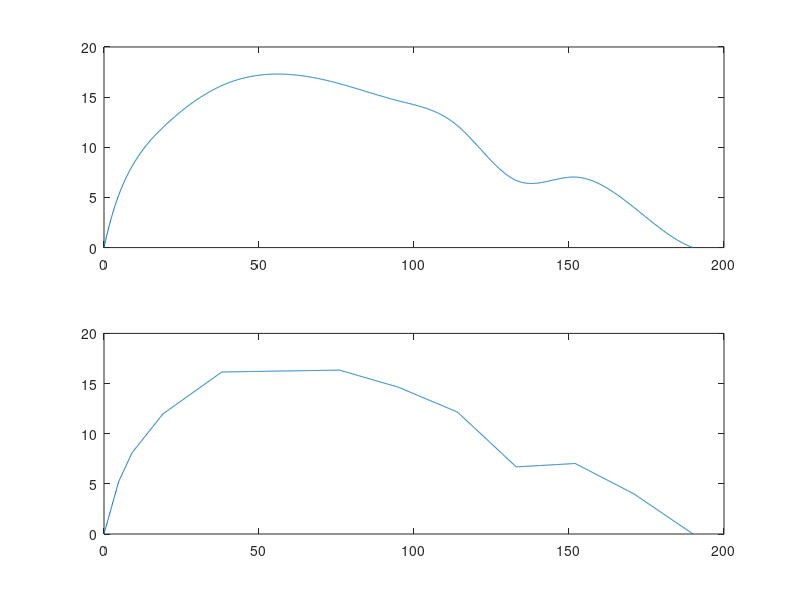

Write MATLAB code to recreate this figure.
%
x=[0 4.74 9.05 19 38 76 95 114 133 152 171 190];
y=[0 5.23 8.1 11.97 16.15 16.34 14.63 12.16 6.69 7.03 3.99 0];
x1=0:0.1:190;
y1=interp1(x,y,x1,'spline');
subplot(2,1,1)
plot(x1,y1);
y2=interp1(x,y,x1,'linear');
subplot(2,1,2)
plot(x1,y2);